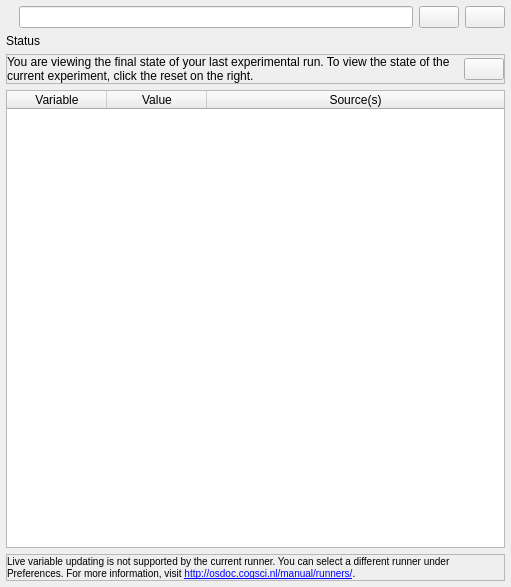
<?xml version="1.0" encoding="UTF-8"?>
<ui version="4.0">
 <class>variable_inspector</class>
 <widget class="QWidget" name="variable_inspector">
  <property name="geometry">
   <rect>
    <x>0</x>
    <y>0</y>
    <width>511</width>
    <height>587</height>
   </rect>
  </property>
  <property name="windowTitle">
   <string>Form</string>
  </property>
  <layout class="QVBoxLayout" name="verticalLayout">
   <property name="spacing">
    <number>6</number>
   </property>
   <property name="margin">
    <number>6</number>
   </property>
   <item>
    <widget class="QWidget" name="widget" native="true">
     <layout class="QHBoxLayout" name="horizontalLayout_2">
      <property name="spacing">
       <number>6</number>
      </property>
      <property name="margin">
       <number>0</number>
      </property>
      <item>
       <widget class="QLabel" name="label_variables_search">
        <property name="text">
         <string/>
        </property>
       </widget>
      </item>
      <item>
       <widget class="QLineEdit" name="edit_variable_filter">
        <property name="toolTip">
         <string>Enter a filter</string>
        </property>
       </widget>
      </item>
      <item>
       <widget class="QPushButton" name="button_variables_clear">
        <property name="toolTip">
         <string>Clear filter</string>
        </property>
        <property name="text">
         <string/>
        </property>
        <property name="icon">
         <iconset>
          <normaloff>:/icons/clear.png</normaloff>:/icons/clear.png</iconset>
        </property>
        <property name="iconSize">
         <size>
          <width>16</width>
          <height>16</height>
         </size>
        </property>
       </widget>
      </item>
      <item>
       <widget class="QPushButton" name="button_help_variables">
        <property name="sizePolicy">
         <sizepolicy hsizetype="Fixed" vsizetype="Fixed">
          <horstretch>0</horstretch>
          <verstretch>0</verstretch>
         </sizepolicy>
        </property>
        <property name="toolTip">
         <string>Help</string>
        </property>
        <property name="text">
         <string/>
        </property>
        <property name="icon">
         <iconset>
          <normaloff>:/icons/help.png</normaloff>:/icons/help.png</iconset>
        </property>
        <property name="iconSize">
         <size>
          <width>16</width>
          <height>16</height>
         </size>
        </property>
        <property name="flat">
         <bool>false</bool>
        </property>
       </widget>
      </item>
     </layout>
    </widget>
   </item>
   <item>
    <widget class="QLabel" name="label_status">
     <property name="text">
      <string>Status</string>
     </property>
     <property name="textFormat">
      <enum>Qt::RichText</enum>
     </property>
     <property name="wordWrap">
      <bool>true</bool>
     </property>
    </widget>
   </item>
   <item>
    <widget class="QFrame" name="widget_reset_message">
     <property name="frameShape">
      <enum>QFrame::StyledPanel</enum>
     </property>
     <layout class="QHBoxLayout" name="horizontalLayout">
      <property name="spacing">
       <number>6</number>
      </property>
      <property name="margin">
       <number>0</number>
      </property>
      <item>
       <widget class="QLabel" name="label">
        <property name="text">
         <string>You are viewing the final state of your last experimental run. To view the state of the current experiment, click the reset on the right.</string>
        </property>
        <property name="wordWrap">
         <bool>true</bool>
        </property>
       </widget>
      </item>
      <item>
       <widget class="QPushButton" name="button_reset">
        <property name="sizePolicy">
         <sizepolicy hsizetype="Fixed" vsizetype="Fixed">
          <horstretch>0</horstretch>
          <verstretch>0</verstretch>
         </sizepolicy>
        </property>
        <property name="toolTip">
         <string>Reset workspace</string>
        </property>
        <property name="text">
         <string/>
        </property>
       </widget>
      </item>
     </layout>
    </widget>
   </item>
   <item>
    <widget class="QTableWidget" name="table_variables">
     <property name="editTriggers">
      <set>QAbstractItemView::NoEditTriggers</set>
     </property>
     <property name="alternatingRowColors">
      <bool>true</bool>
     </property>
     <property name="selectionMode">
      <enum>QAbstractItemView::SingleSelection</enum>
     </property>
     <property name="showGrid">
      <bool>true</bool>
     </property>
     <property name="gridStyle">
      <enum>Qt::DotLine</enum>
     </property>
     <property name="sortingEnabled">
      <bool>true</bool>
     </property>
     <attribute name="horizontalHeaderShowSortIndicator" stdset="0">
      <bool>true</bool>
     </attribute>
     <attribute name="horizontalHeaderStretchLastSection">
      <bool>true</bool>
     </attribute>
     <attribute name="verticalHeaderVisible">
      <bool>false</bool>
     </attribute>
     <attribute name="verticalHeaderCascadingSectionResizes">
      <bool>true</bool>
     </attribute>
     <column>
      <property name="text">
       <string>Variable</string>
      </property>
     </column>
     <column>
      <property name="text">
       <string>Value</string>
      </property>
     </column>
     <column>
      <property name="text">
       <string>Source(s)</string>
      </property>
     </column>
    </widget>
   </item>
   <item>
    <widget class="QFrame" name="frame">
     <property name="frameShape">
      <enum>QFrame::StyledPanel</enum>
     </property>
     <property name="frameShadow">
      <enum>QFrame::Raised</enum>
     </property>
     <layout class="QVBoxLayout" name="verticalLayout_2">
      <property name="margin">
       <number>0</number>
      </property>
      <item>
       <widget class="QLabel" name="label_no_heartbeat">
        <property name="text">
         <string>&lt;small&gt;Live variable updating is not supported by the current runner. You can select a different runner under Preferences. For more information, visit &lt;a href=&quot;http://osdoc.cogsci.nl/manual/runners/&quot;&gt;&lt;span style=&quot; text-decoration: underline; color:#0000ff;&quot;&gt;http://osdoc.cogsci.nl/manual/runners/&lt;/span&gt;&lt;/a&gt;.&lt;/small&gt;</string>
        </property>
        <property name="wordWrap">
         <bool>true</bool>
        </property>
        <property name="openExternalLinks">
         <bool>true</bool>
        </property>
       </widget>
      </item>
     </layout>
    </widget>
   </item>
  </layout>
 </widget>
 <resources/>
 <connections>
  <connection>
   <sender>button_variables_clear</sender>
   <signal>clicked()</signal>
   <receiver>edit_variable_filter</receiver>
   <slot>clear()</slot>
   <hints>
    <hint type="sourcelabel">
     <x>337</x>
     <y>49</y>
    </hint>
    <hint type="destinationlabel">
     <x>166</x>
     <y>48</y>
    </hint>
   </hints>
  </connection>
 </connections>
</ui>
